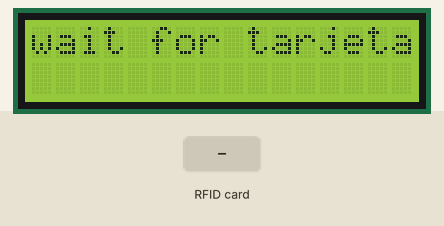
Bench run of a sketch on a simulated Arduino Uno, built with avr-gcc and run on an emulated ATmega328P. Shown: 16×2 character LCD. Inputs (shaded band) come from the test bench. What the sketch prints to the serial monitor is not drawn.

Above: at 1.3 s.
1.4 s: RFID card 5E 7A 19 C4 held to the reader
At 2.6 s:
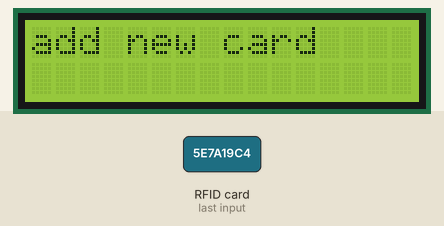
2.9 s: RFID card 5E 7A 19 C4 held to the reader
At 3.5 s:
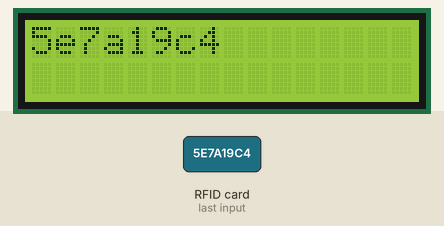
Timing chart, 0 to 5.9 s (numbered marks = the images above; inputs shaded):
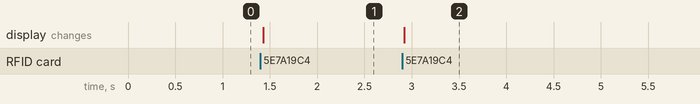

Measured:
- after the input at 1.4 s, the display: changes at once (image 1)
- after the input at 2.9 s, the display: changes at once (image 2)

The sketch:

TextMuestras.ino
```cpp
#include <SPI.h>
#include <MFRC522.h>
#include <LinkedList.h>
#include <LiquidCrystal_I2C.h>

#define RST_PIN 9  // Pin 9 para el reset del RC522
#define SS_PIN 10  // Pin 10 para el SS (SDA) del RC522

MFRC522 mfrc522(SS_PIN, RST_PIN);

LiquidCrystal_I2C lcd(0x27, 16, 2);

LinkedList<String> Tarjetas;
LinkedList<bool> TarjetasEstados;

int buscarIndice(LinkedList<String>& lista, String elemento) {
  for (int i = 0; i < lista.size(); i++) {
    if (lista.get(i) == elemento) {
      return i;
    }
  }
  return -1;
}

void setup() {
  Serial.begin(9600);  // Iniciamos la comunicación serial
  SPI.begin();         // Iniciamos el Bus SPI
  mfrc522.PCD_Init();  // Iniciamos el MFRC522
  Serial.println("Lectura del UID");
  lcd.init();
  lcd.backlight();
  lcd.clear();
  lcd.print("wait for tarjeta");
}

void loop() {

  if (mfrc522.PICC_IsNewCardPresent()) {

    if (mfrc522.PICC_ReadCardSerial()) {
      String uidStr = "";

      for (byte i = 0; i < mfrc522.uid.size; i++) {
        // Concatenamos los bytes del UID en un string
        uidStr += (mfrc522.uid.uidByte[i] < 0x10 ? "0" : "");
        uidStr += String(mfrc522.uid.uidByte[i], HEX);
      }
      int indice = buscarIndice(Tarjetas, uidStr);
      if (indice != -1) {
        lcd.clear();
        lcd.setCursor(0, 0);
        lcd.print(Tarjetas[0]);

        delay(100);

      } else {
        lcd.clear();
        lcd.setCursor(0, 0);
        lcd.print("add new card");
        Tarjetas.add(uidStr);
      }


      mfrc522.PICC_HaltA();
    }
  }
}
```
